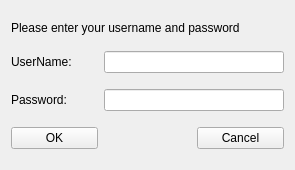
<?xml version="1.0" encoding="UTF-8"?>
<ui version="4.0">
 <class>SSHLogin</class>
 <widget class="QDialog" name="SSHLogin">
  <property name="geometry">
   <rect>
    <x>0</x>
    <y>0</y>
    <width>295</width>
    <height>170</height>
   </rect>
  </property>
  <property name="windowTitle">
   <string>Login</string>
  </property>
  <layout class="QGridLayout">
   <item row="0" column="0" colspan="3">
    <widget class="QLabel" name="textLabel2_2">
     <property name="sizePolicy">
      <sizepolicy hsizetype="Preferred" vsizetype="Fixed">
       <horstretch>0</horstretch>
       <verstretch>0</verstretch>
      </sizepolicy>
     </property>
     <property name="text">
      <string>Please enter your username and password</string>
     </property>
    </widget>
   </item>
   <item row="1" column="0">
    <widget class="QLabel" name="textLabel1">
     <property name="text">
      <string>UserName:</string>
     </property>
    </widget>
   </item>
   <item row="1" column="1" colspan="2">
    <widget class="QLineEdit" name="leUserName"/>
   </item>
   <item row="2" column="0">
    <widget class="QLabel" name="textLabel2">
     <property name="text">
      <string>Password:</string>
     </property>
    </widget>
   </item>
   <item row="2" column="1" colspan="2">
    <widget class="QLineEdit" name="lePassword"/>
   </item>
   <item row="3" column="0">
    <widget class="QPushButton" name="bOK">
     <property name="focusPolicy">
      <enum>Qt::NoFocus</enum>
     </property>
     <property name="text">
      <string>OK</string>
     </property>
    </widget>
   </item>
   <item row="3" column="2">
    <widget class="QPushButton" name="bCancel">
     <property name="focusPolicy">
      <enum>Qt::NoFocus</enum>
     </property>
     <property name="text">
      <string>Cancel</string>
     </property>
    </widget>
   </item>
  </layout>
 </widget>
 <layoutdefault spacing="6" margin="11"/>
 <resources/>
 <connections/>
</ui>
